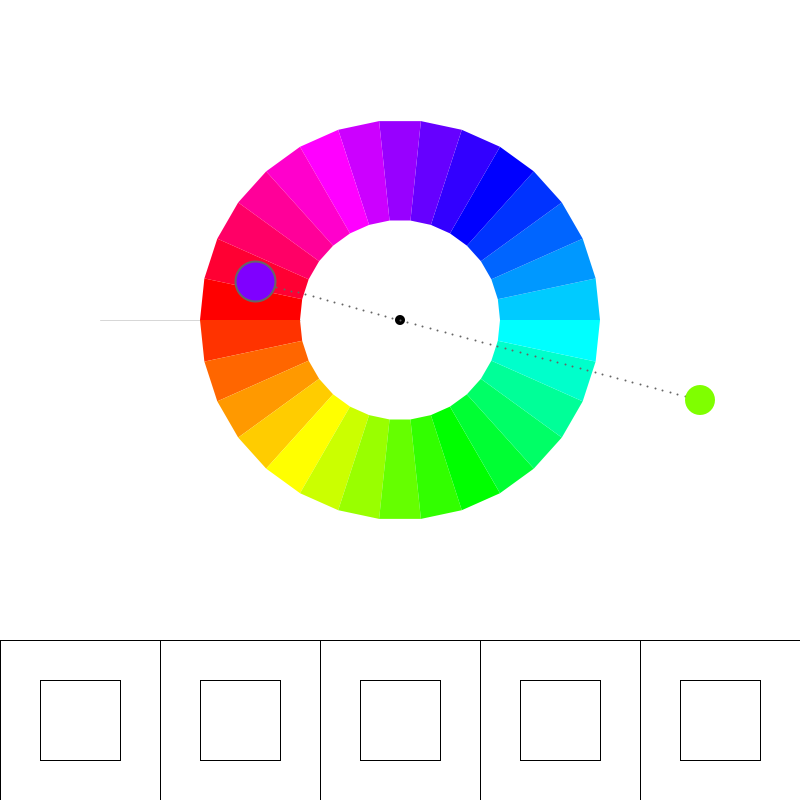
Frame 1 (no input)
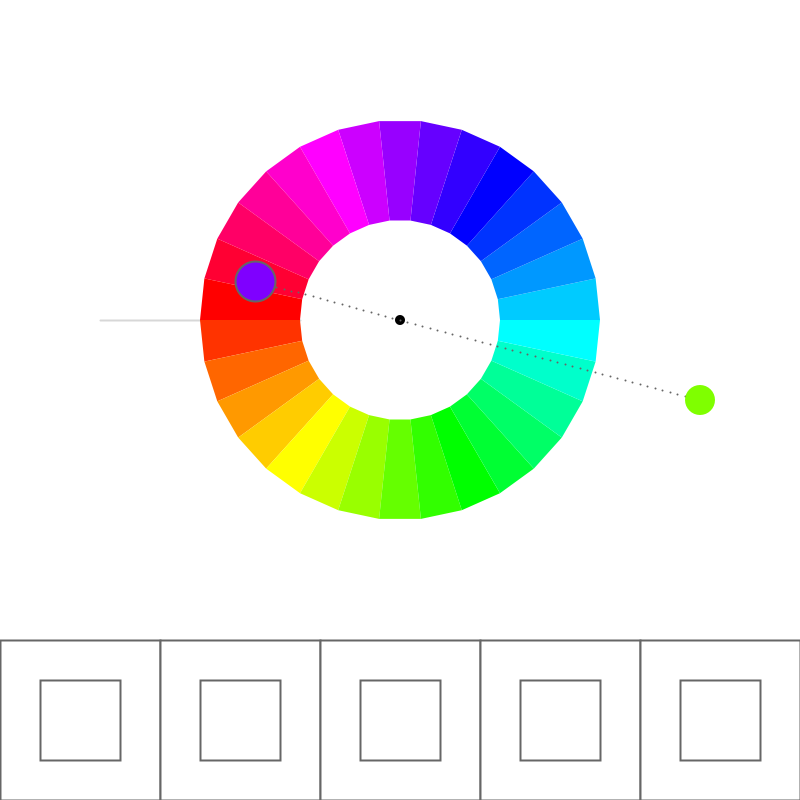
Frame 60 (the mouse pressed at the canvas centre just before this capture)
Frame 120 (the mouse held since frame 60 and released just before this capture): identical to frame 60, image omitted

The Processing sketch that drew these frames (run headless with seeded random() and noise(); from frame 60 on, the mouse is pressed at the canvas centre):

// Processing sketch: processing_151969
// ── processing_151969.pde

/*
 * Creative Coding
 * Week 4, 01 - an interactive colour wheel picker
 * by Indae Hwang and Jon McCormack
 * Copyright (c) 2014 Monash University
 *
 * This program draws an interactive colour selection wheel
 * Drag the colour circle around the hue wheel to change hue, change the distance
 * from the wheel to control brightness.
 *
 * Another colour circle is displayed showing the colour 180 degrees from the current colour
 * 
 */

// colourHandle: the user interface element to changing colours over the wheel
// It has a postion and a size
//
float colorHandleX;
float colorHandleY;
float handleSize = 30;

// boolean isLocked
// the state of handle: when the color handle is pressed, 
// color hand is locked–released as the left mouse button is released 
//
boolean isLocked = false;
// true if SHIFT is pressed (-> change saturation instead of brightness)
boolean shiftPressed = false;

// Wheel radius: inner and outer
//
float innerR = 100; // inner
float outerR = 200; // outer
float outerR2 = outerR * 1.5; // limit of the handle's "pull" range

// current and complementry colour
float hueValue = 90;
float brightValue = 100;
float satValue = 100;
float complementryHue = 0;

// BM variables for rects at bottom
float rectSize; 
int currentRect = 0; 
int rectNum = 5; 
color[] c1 = new color[rectNum];
color[] c2 = new color[rectNum];

float mx, my;  // BM midpoint for colorwheel    
int quadStep;  // BM number of quads used for the color wheel 

void setup() {

  size(800, 800);
  colorMode(HSB, 360, 100, 100); // use HSB colour mode, H=0->360, S=0->100, B=0->100

  colorHandleX = width/2+300;
  colorHandleY = height/2;

  for (int i = 0; i < rectNum; i++) {
    c1[i] = color(0, 0, 100);
    c2[i] = color(0, 0, 100);
  }   
  rectSize = width/5;

  mx = width/2; 
  my = height/2 - rectSize/2;
}


void draw() {
  //Since were using HSB colour mode this clears the display window to white
  //         H  S  B
  background(0, 0, 100);

  // BM draw the rectangles at the bottom of the screen 
  drawChosenColor(); 

  // draw reference line at the 0/360 hue boundary
  stroke(0, 40);
  line(mx - innerR, my, mx - outerR2, my);

  //draw itten's color wheel - we'll use a QUAD_STRIP for this
  quadStep = 30; 
  noStroke();
  beginShape(QUAD_STRIP);
  for (int i=0; i<=quadStep; i++) {
    float angle = radians(360 / quadStep *i-90); // (360 / quadStep) = degree steps
    fill(360 / quadStep *i, 100, 100);

    //outside(top)
    vertex(mx + outerR*sin(angle), my + outerR*cos(angle) );
    //inside(down)
    vertex(mx + innerR*sin(angle), my + innerR*cos(angle) );
  }
  endShape(CLOSE);


  // colour handle Position Update
  colorHandleUpdate();

  //draw dotted line from center to colorhandle
  dotLine(mx, my, colorHandleX, colorHandleY, 40);  

  //draw color handle
  noStroke();
  fill(0);
  ellipse(mx, my, 10, 10);
  //   H         S    B
  fill(hueValue, satValue, brightValue);
  ellipse(colorHandleX, colorHandleY, handleSize, handleSize );

  //complementry color for colorHandle (comHand)
  //float angleComHand = map( atan2(colorHandleX-mx, colorHandleY-my), -PI, PI, TWO_PI, 0) + HALF_PI;
  float angleComHand = (atan2(colorHandleY-my, colorHandleX-mx) + PI);  //???
  float radiusComeHand = 150;
  float comHandX = mx + radiusComeHand * cos(angleComHand);
  float comHandY = my + radiusComeHand * sin(angleComHand);

  //dotline from center to comHand
  dotLine(mx, my, comHandX, comHandY, 20); 

  complementryHue = calculateCompHue(hueValue);
  
  fill( complementryHue, satValue, brightValue );  
  ellipse(comHandX, comHandY, 40, 40);
}

/*
 * calculateCompHue
 *
 * Calculates the complimentary hue from the hue supplied
 */
float calculateCompHue(float hueValue) {

  // Calculate complimentary color with hueValue
  // The complimentary colour should be 180 degrees opposite the selected colour
  if (hueValue >= 180 && hueValue < 360) {
    return hueValue-180;
  } else 
    return hueValue+180;
}


/*
 * colorHandleUpdate
 *
 * Updates the position and orientation of the colour handle based on
 * mouse position when left mouse button is pressed.
 */
void colorHandleUpdate() {

  // isLocked will be true if we pressed the mouse down while over the handle
  if (isLocked) {

    // calculate angle of handle based on mouse position
    // atan2 value is in the range from pi to -pi
    float angle = atan2(mouseY-my, mouseX-mx);
    float distance = dist(mouseX, mouseY, mx, my);
    float radius = constrain(distance, outerR, outerR2); 
    colorHandleX = mx + radius * cos(angle);
    colorHandleY = my + radius * sin(angle);

    hueValue = map (degrees(angle), -180, 180, 360, 0);
    
    // map distance from outer edge of the wheel to brightness/saturation    
    if(!shiftPressed){
      brightValue = map(radius, outerR, outerR2, 0, 100);     
      satValue = 100;  
    } else {
      satValue = map(radius, outerR, outerR2, 0, 100);
    }

    //Shape for the locked colorHandle 
    noStroke(); 
    fill(0, 0, 85);
    ellipse(colorHandleX, colorHandleY, handleSize+20, handleSize+20);
  }
}


/*
 * isWithinCircle
 * boolean function that returns true if the mouse is within the circle with centre (x,y) radius r
 */
boolean isWithinCircle(float x, float y, float r) {
  float d = dist(mouseX, mouseY, x, y);
  return (d <= r);
}

/*
 * dotLine
 * draw a dotted line from (x1,y1) to (x2,y2)
 */
void dotLine(float x1, float y1, float x2, float y2, int dotDetail) {

  for (int i=0; i<=dotDetail; i++) {
    float dotDetailFloat = (float) dotDetail;
    float dotX = lerp(x1, x2, i/dotDetailFloat);
    float dotY = lerp(y1, y2, i/dotDetailFloat);
    strokeWeight(2);
    stroke(0, 0, 40);
    point(dotX, dotY);
  }
}

/*
 * mousePressed
 * When mouse button is first pressed, check if the user has pressed over the colour handle
 * If so, set isLocked to true to lock manipulation of the handle
 *
 */
void mousePressed() {
  if (isWithinCircle(colorHandleX, colorHandleY, handleSize)) {
    isLocked = true;
  }
}

/*
 * mouseReleased
 * Unlock control of the handle
 *
 */
void mouseReleased() {
  // BM go to the next free rectangle
  if (isLocked) {
    currentRect++; 
    if (currentRect >= rectNum) {
      currentRect = 0;
    }
  }

  // if the user clicks in one of the rectangles at the bottom, print the color values
  if (mouseY > height-rectSize) {
    printColorValues();
  }
  //BM
  
  isLocked = false;    
}

// BM draw recttangles with chosen color at the bottom of the canvas 
void drawChosenColor() {
  float rectSizeC = rectSize/2;   

  if (isLocked) {
    c1[currentRect] = color(hueValue, satValue, brightValue);
    c2[currentRect] = color(calculateCompHue(hueValue), satValue, brightValue);
  } 

  for (int i = 0; i < rectNum; i++) {    
    fill(c1[i]);
    rect(i * rectSize, height-rectSize, rectSize, rectSize);
    fill(c2[i]);
    rect(i * rectSize + rectSize/4, height-rectSize+rectSize/4, rectSize/2, rectSize/2);
  }
}

void printColorValues() {
  int rectClicked; 
  float h, s, b;      // HSB-Values of clicked rect 
  float hc, sc, bc;   // HSB-Values of complementary color

  rectClicked = floor(mouseX/rectSize); // determine which rect has been clicked 
  h =  hue(c1[rectClicked]);
  s =  saturation(c1[rectClicked]);
  b =  brightness(c1[rectClicked]);
  hc = hue(c2[rectClicked]);
  sc = saturation(c2[rectClicked]);
  bc = brightness(c2[rectClicked]);

  println("color hue: "+h + " saturation: "+s + " brightness: "+ b);
  println("complementary color hue: "+hc + " saturation: "+sc + " brightness: "+ bc);
}

void keyPressed(){
  if( key == CODED && keyCode == SHIFT){
    shiftPressed = true; 
  }
}

void keyReleased(){
  shiftPressed = false; 
  satValue = 100; 
}
